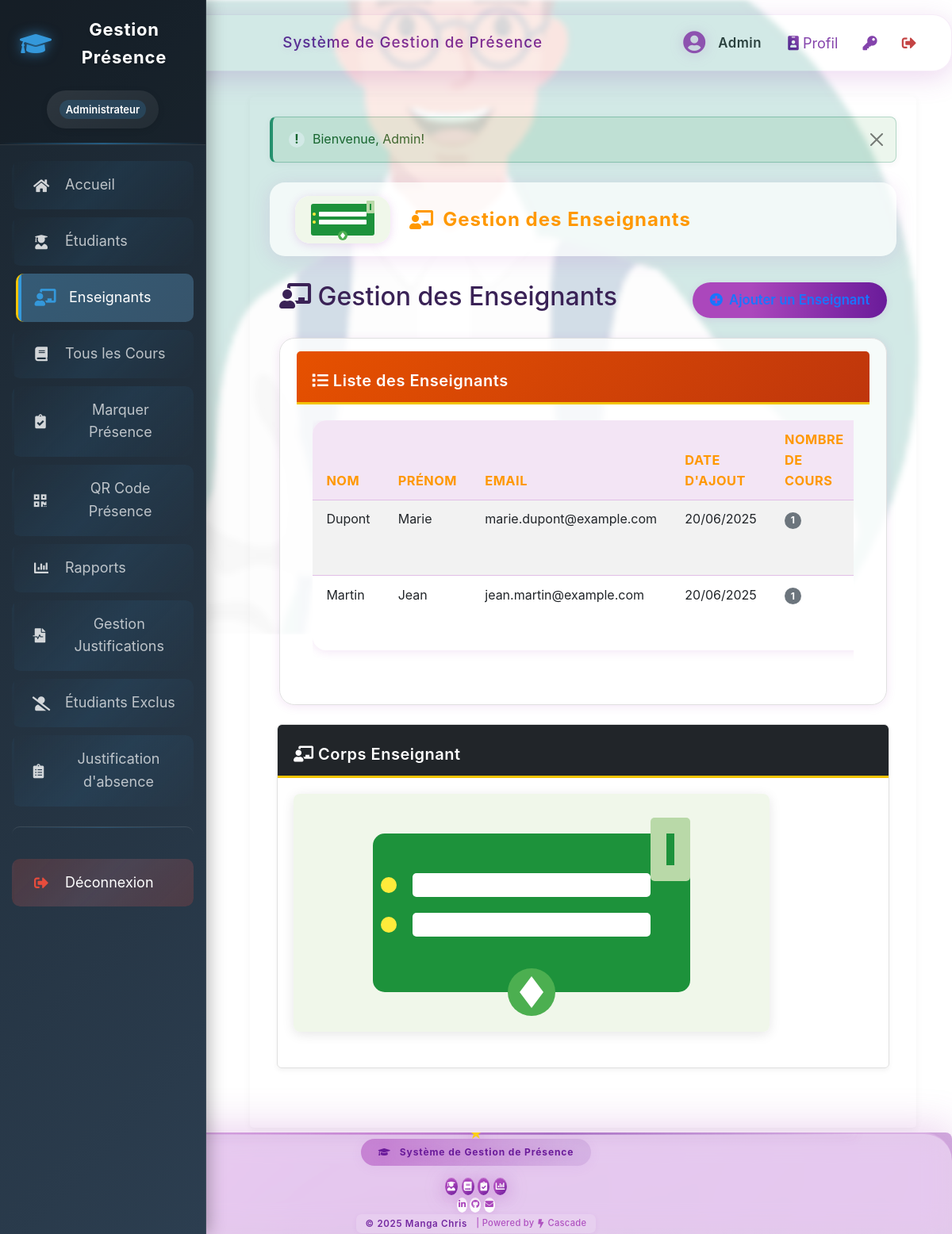
Screenshot of /enseignants.php (signed in) with the database file from the repository.
### tables this page shows
CREATE TABLE `utilisateurs` (
  `id` int(11) NOT NULL AUTO_INCREMENT,
  `nom` varchar(100) NOT NULL,
  `prenom` varchar(100) NOT NULL,
  `email` varchar(150) NOT NULL,
  `mot_de_passe` varchar(255) NOT NULL,
  `role` enum('admin','enseignant') DEFAULT 'enseignant',
  `date_creation` timestamp NULL DEFAULT CURRENT_TIMESTAMP,
  `derniere_connexion` timestamp NULL DEFAULT NULL,
  PRIMARY KEY (`id`),
  UNIQUE KEY `email` (`email`)
);

### config/database.php (called while the page is built, shortened)
<?php
$db_type = null;
$pdo = null;
$mysqli = null;
if (getenv('REPL_ID') || getenv('REPL_SLUG') || getenv('PGHOST')) {
    $db_type = 'postgresql';
    $host = getenv('PGHOST');
    $dbname = getenv('PGDATABASE');
    $user = getenv('PGUSER');
    $password = getenv('PGPASSWORD');
    $port = getenv('PGPORT');
    $dsn = "pgsql:host=$host;port=$port;dbname=$dbname;user=$user;password=$password";
    try {
        $pdo = new PDO($dsn);
        $pdo->setAttribute(PDO::ATTR_ERRMODE, PDO::ERRMODE_EXCEPTION);
        $pdo->setAttribute(PDO::ATTR_DEFAULT_FETCH_MODE, PDO::FETCH_ASSOC);
    } catch (PDOException $e) {
        die("Erreur de connexion à la base de données PostgreSQL: " . $e->getMessage());
    }
} else {
    $db_type = 'mysql';
    $host = 'localhost';
    $dbname = 'attendance_system';
    $user = 'root';
    $password = '';
    $port = 3306;
    $mysqli = new mysqli($host, $user, $password, $dbname, $port);
    $mysqli->set_charset("utf8mb4");
}
function db_query($sql, $params = []) {
    global $db_type, $pdo, $mysqli;
    if ($db_type === 'postgresql') {
        try {
            $stmt = $pdo->prepare($sql);
            $stmt->execute($params);
            return $stmt->fetchAll();
        } catch (PDOException $e) {
            error_log("Erreur SQL (PostgreSQL): " . $e->getMessage());
            return false;
        }
    } else {
        try {
            $stmt = $mysqli->prepare($sql);
            $stmt->execute();
            $result = $stmt->get_result();
            $rows = [];
            while ($row = $result->fetch_assoc()) {
                $rows[] = $row;
            }
            return $rows;
        } catch (Exception $e) {
            error_log("Erreur SQL (MySQL): " . $e->getMessage());
            return false;
        }
    }
}
?>

### enseignants.php (the view, shortened to what this page needs)
<?php
require_once 'includes/auth.php';
require_once 'config/database.php';
$enseignants = db_query("
    SELECT u.id, u.nom, u.prenom, u.email, u.date_creation, COUNT(c.id) as nb_cours
    FROM utilisateurs u
    LEFT JOIN cours c ON u.id = c.enseignant_id
    WHERE u.role = 'enseignant'
    GROUP BY u.id
    ORDER BY u.nom, u.prenom
");
include 'includes/header.php';
?>
<link rel="stylesheet" href="assets/css/global-modern.css?v=<?= time() ?>">
<div class="teachers-full-bg">
    <img src="Nouveau dossier/enseignant.jpg" alt="Enseignant - arrière-plan décoratif">
</div>
<div class="page-hero">
    <img src="assets/images/teachers.svg" alt="Enseignants Universitaires" class="page-hero-img">
    <h1 class="page-hero-title"><i class="fas fa-chalkboard-teacher"></i> Gestion des Enseignants</h1>
</div>
<div class="container-fluid">
    <div class="d-flex justify-content-between align-items-center mb-4">
        <h1 class="h2"><i class="fas fa-chalkboard-teacher"></i> Gestion des Enseignants</h1>
        <div>
            <a href="ajouter_enseignant.php" class="modern-btn btn-sm btn-outline-primary" title="Ajouter un Enseignant">
                <i class="fas fa-plus-circle"></i> Ajouter un Enseignant
            </a>
        </div>
    </div>
    <div class="card modern-card">
        <div class="card-header text-white" style="background: linear-gradient(135deg, #e65100 0%, #bf360c 100%);">
            <h5 class="card-title mb-0"><i class="fas fa-list"></i> Liste des Enseignants</h5>
        </div>
        <div class="card-body">
            <div class="table-responsive">
                <table class="table modern-table table-striped table-hover data-table">
                    <thead class="table-dark">
                        <tr>
                            <th>Nom</th>
                            <th>Prénom</th>
                            <th>Email</th>
                            <th>Date d'ajout</th>
                            <th>Nombre de Cours</th>
                        </tr>
                    </thead>
                    <tbody>
                        <?php if (empty($enseignants)): ?>
                            <tr>
                                <td colspan="7" class="text-center">Aucun enseignant enregistré.</td>
                            </tr>
                        <?php else: ?>
                            <?php foreach ($enseignants as $e): ?>
                                <tr>
                                    <td><?= htmlspecialchars($e['nom']) ?></td>
                                    <td><?= htmlspecialchars($e['prenom']) ?></td>
                                    <td><?= htmlspecialchars($e['email']) ?></td>
                                    <td><?= date('d/m/Y', strtotime($e['date_creation'])) ?></td>
                                    <td>
                                        <span class="badge bg-secondary rounded-pill"><?= $e['nb_cours'] ?></span>
                                    </td>
                                </tr>
                            <?php endforeach; ?>
                        <?php endif; ?>
                    </tbody>
                </table>
            </div>
        </div>
    </div>
    <div class="row mt-4">
        <div class="col-md-12">
            <div class="card">
                <div class="card-header bg-dark text-white">
                    <h5 class="card-title mb-0"><i class="fas fa-chalkboard-teacher"></i> Corps Enseignant</h5>
                </div>
                <div class="card-body">
                    <img src="assets/images/teachers.svg" alt="Représentation du corps enseignant" class="decorative-image">
                </div>
            </div>
        </div>
    </div>
</div>
<?php
include 'includes/footer.php';
?>

### assets/css/sidebar-enhanced.css (style rules this page uses)
html, body { padding: 0 !important; margin: 0 !important; }
body { margin-left: 0 !important; padding-left: 0 !important; }

### assets/css/global-modern.css (style rules this page uses)
body { background: linear-gradient(135deg,#f3e5f5 0%,#fff 100%); font-family: 'Inter', 'Segoe UI', Arial, sans-serif; color: #3a2256; min-height: 100vh; margin: 0; }
.theme-enseignants { --main-gradient: linear-gradient(90deg,#ff9800 30%,#d84315 100%); --main-color: #ff9800; --accent: #ffe0b2; --shadow: #ff980022; }
.page-hero, .modern-card, .modern-table, .modern-alert { background: var(--accent, rgba(255,255,255,0.7)); box-shadow: 0 4px 24px var(--shadow, #ab47bc22); }
.page-hero-title, .modern-table th, .modern-alert { color: var(--main-color, #6a1b9a) !important; }
.modern-btn, .btn-modern { background: var(--main-gradient, linear-gradient(90deg,#ab47bc 30%,#6a1b9a 100%)); color: #fff; box-shadow: 0 2px 10px var(--shadow, #ab47bc22); }
.modern-table th { background: var(--accent, #f3e5f5); }
.page-hero { display: flex; align-items: center; gap: 1.5rem; background: rgba(255,255,255,0.7); box-shadow: 0 4px 24px #ab47bc22; border-radius: 1.2rem; padding: 1.1rem 2rem 1rem 2rem; margin: 24px 0 32px 0; position: relative; overflow: hidden; animation: fadeInDown 0.9s cubic-bezier(.42,0,.58,1); }
.page-hero-img { height: 60px; width: auto; border-radius: 1.2rem; box-shadow: 0 2px 12px #ab47bc33; background: #fff; object-fit: cover; }
.page-hero-title { font-size: 1.5rem; font-weight: 700; color: #6a1b9a; letter-spacing: 1px; display: flex; align-items: center; gap: 0.7rem; margin: 0; }
.modern-btn, .btn-modern { border: none; border-radius: 2rem; background: linear-gradient(90deg,#ab47bc 30%,#6a1b9a 100%); color: #fff; font-weight: 600; font-size: 1.04rem; padding: 0.6rem 1.35rem; box-shadow: 0 2px 10px #ab47bc22; transition: background 0.18s, box-shadow 0.18s, transform 0.18s; display: inline-flex; align-items: center; gap: 0.5rem; text-decoration: none; }
.modern-table { width: 100%; border-radius: 1.1rem; background: rgba(255,255,255,0.7); box-shadow: 0 2px 12px #ab47bc22; overflow: hidden; margin-bottom: 2rem; border-collapse: separate; border-spacing: 0; }
.modern-table th, .modern-table td { padding: 0.7rem 1.1rem; text-align: left; border-bottom: 1px solid #e1bee7; }
.modern-table th { background: #f3e5f5; color: #6a1b9a; font-weight: 700; font-size: 1.02rem; }
.modern-table tr:last-child td { border-bottom: none; }
.modern-card { background: rgba(255,255,255,0.8); border-radius: 1.2rem; box-shadow: 0 2px 12px #ab47bc22; padding: 1rem 1.3rem 1rem 1.3rem; margin-bottom: 1.5rem; animation: fadeInUp 1s cubic-bezier(.42,0,.58,1); }

### assets/css/modules/base.css (style rules this page uses)
:root { --couleur-primaire: #1a75ff; --couleur-secondaire: #084298; --couleur-accent: #ce1126; --couleur-texte: #333; --couleur-fond: #f7f7f9; --couleur-succes: #2D936C; --couleur-danger: #BF0603; --couleur-avertissement: #F3C302; --couleur-info: #0dcaf0; --couleur-fond-clair: #ecf0f1; }
body { font-family: 'Segoe UI', Tahoma, Geneva, Verdana, sans-serif; line-height: 1.6; color: var(--couleur-texte); background-color: var(--couleur-fond); margin: 0; padding: 0; background-image: url('../images/cameroon-pattern.svg'); background-repeat: repeat; background-size: 400px 400px; }
h1, h2, h3, h4, h5, h6 { font-weight: 600; margin-top: 0.5em; margin-bottom: 0.5em; color: var(--couleur-primaire); }
a { color: var(--couleur-accent); text-decoration: none; transition: color 0.2s; }

### assets/css/modules/layout.css (style rules this page uses)
.row { display: flex; flex-wrap: wrap; margin: 0 -15px 25px; gap: 15px; }

### assets/css/modules/theme-blue.css (style rules this page uses)
:root { --couleur-primaire: #1a75ff; --couleur-secondaire: #084298; --couleur-accent: #ce1126; --couleur-texte: #333; --couleur-fond: #f7f7f9; --couleur-succes: #2D936C; --couleur-danger: #BF0603; --couleur-avertissement: #F3C302; --couleur-info: #0dcaf0; --couleur-fond-clair: #ecf0f1; }
.navbar, .sidebar, .card-header, th { background-color: var(--couleur-primaire); }
label, h1, h2, h3, h4, h5, h6 { color: var(--couleur-secondaire); }
.card-header, .dashboard-header { border-bottom-color: var(--couleur-avertissement); }

### enseignants.php (style rules this page uses)
.teachers-full-bg { position: fixed; top: 0; left: 0; width: 100vw; height: 100vh; z-index: 0; pointer-events: none; overflow: hidden; }
.teachers-full-bg img { width: 100vw; height: 100vh; object-fit: cover; opacity: 0.18; filter: blur(2.5px) grayscale(0.1); }
.page-hero, .container-fluid, .modern-card, .modern-table, .modern-btn, .btn-modern { position: relative; z-index: 2; }
body.theme-enseignants { background: #fff; }

### rows the page displays
utilisateurs: nom "Dupont", prenom "Marie", email "marie.dupont@example.com", date_creation "20/06/2025", nb_cours "1"
utilisateurs: nom "Martin", prenom "Jean", email "jean.martin@example.com", date_creation "20/06/2025", nb_cours "1"

### other values shown
$_SESSION['user_nom'] "Admin"
$_SESSION['alerte']['message'] "Bienvenue, Admin!"
